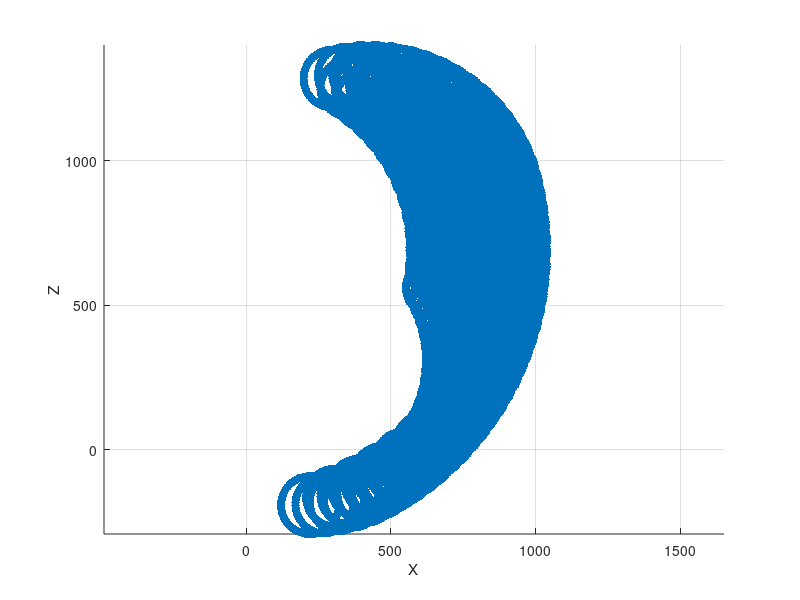

This chart was generated by the following MATLAB code:
%t1_values = pi*17/36:1:pi*59/36; 

t1 = 0
t2_values = pi*2/3:0.1:pi*10/9;  
t3_values = pi*5/6:0.1:pi*55/36;
t4_values = 0:0.1:2*pi;

l1 = 690.0;
l2 = 440.0;
l3 = 500.0;
l4 = 0.0;
l5 = 100.0;

x = [];
y = [];
z = [];

%for t1 = t1_values - pi
    for t2 = t2_values - pi
        for t3 = t3_values - pi
            for t4 = t4_values - pi

                x_value = cos(t1)*(l3*cos(t2 + t3) + l2*cos(t2) + l5*cos(t2 + t3 + t4));
                y_value = sin(t1)*(l3*cos(t2 + t3) + l2*cos(t2) + l5*cos(t2 + t3 + t4));
                z_value = l1 + l3*sin(t2 + t3) + l2*sin(t2) + l5*sin(t2 + t3 + t4);

                x = [x, x_value];
                y = [y, y_value];
                z = [z, z_value];

            end
        end
    end
%end

scatter(x,z,'filled');

xlabel('X');
ylabel('Z');
zlabel('Z');

grid on;

axis equal;
